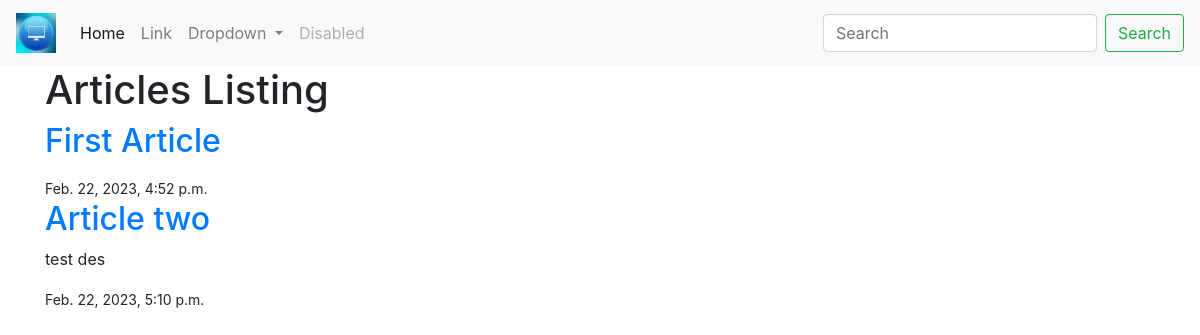
The page /articles/ on the database as committed earlier.
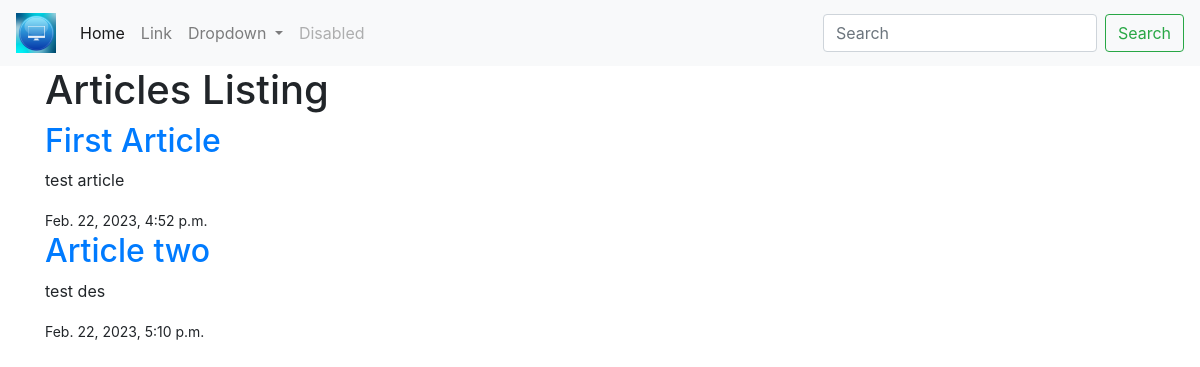
The same page on the database as committed later.
### articles/models.py (models this page shows, shortened)
class Article(models.Model):
    title = models.CharField(max_length=100)
    slug = models.SlugField()
    description = models.TextField()
    date = models.DateTimeField(auto_now_add=True)

### articles/views.py (the view)
# urls.py: path('', views.index, name='list'),
def index(request):
    articles = Article.objects.all().order_by('date')
    return render(request, 'articles/index.html', {'articles': articles})

### articles/templates/articles/index.html
{% extends 'base_layout.html'%}
{% block content %}
    <h1>Articles Listing</h1>
    {% for article in articles %}
        <div class="article">
            <h2><a href="{% url 'articles:article_detail' slug=article.slug %}">{{ article.title }}</a></h2>
            <p>{{article.description}}</p>
            <small>{{article.date}}</small>
        </div>
    {% endfor %}
{% endblock %}

### templates/base_layout.html (shortened to what this page needs)
{% load static %}
<!DOCTYPE html>
<html lang="en">
<head>
    <link rel="stylesheet" href="{% static 'style.css' %}">
    <link rel="stylesheet" href="https://cdn.jsdelivr.net/npm/bootstrap@4.6.2/dist/css/bootstrap.min.css">
</head>
<body>
    <nav class="navbar navbar-expand-lg navbar-light bg-light">
        <a class="navbar-brand" href="{% url 'articles:list' %}"><img src="{% static 'logo.png' %}"></a>
        <div class="collapse navbar-collapse" id="navbarSupportedContent">
            <ul class="navbar-nav mr-auto">
            <li class="nav-item active">
                <a class="nav-link" href="{% url 'articles:list' %}">Home <span class="sr-only">(current)</span></a>
            </li>
            <li class="nav-item">
                <a class="nav-link" href="#">Link</a>
            </li>
            <li class="nav-item dropdown">
                <a class="nav-link dropdown-toggle" href="#" role="button" data-toggle="dropdown" aria-expanded="false">
                Dropdown
                </a>
            </li>
            <li class="nav-item">
                <a class="nav-link disabled">Disabled</a>
            </li>
            </ul>
            <form class="form-inline my-2 my-lg-0">
            <input class="form-control mr-sm-2" type="search" placeholder="Search" aria-label="Search">
            <button class="btn btn-outline-success my-2 my-sm-0" type="submit">Search</button>
            </form>
        </div>
    </nav>
    <div class="container">
        {% block content%}
        {% endblock %}
    </div>
</body>
</html>

### assests/style.css (style rules this page uses)
.navbar-brand img { width: 40px; }

Rows that differ between the two databases and show on the page:
changed Article "First Article": description (not shown) → "test article"
